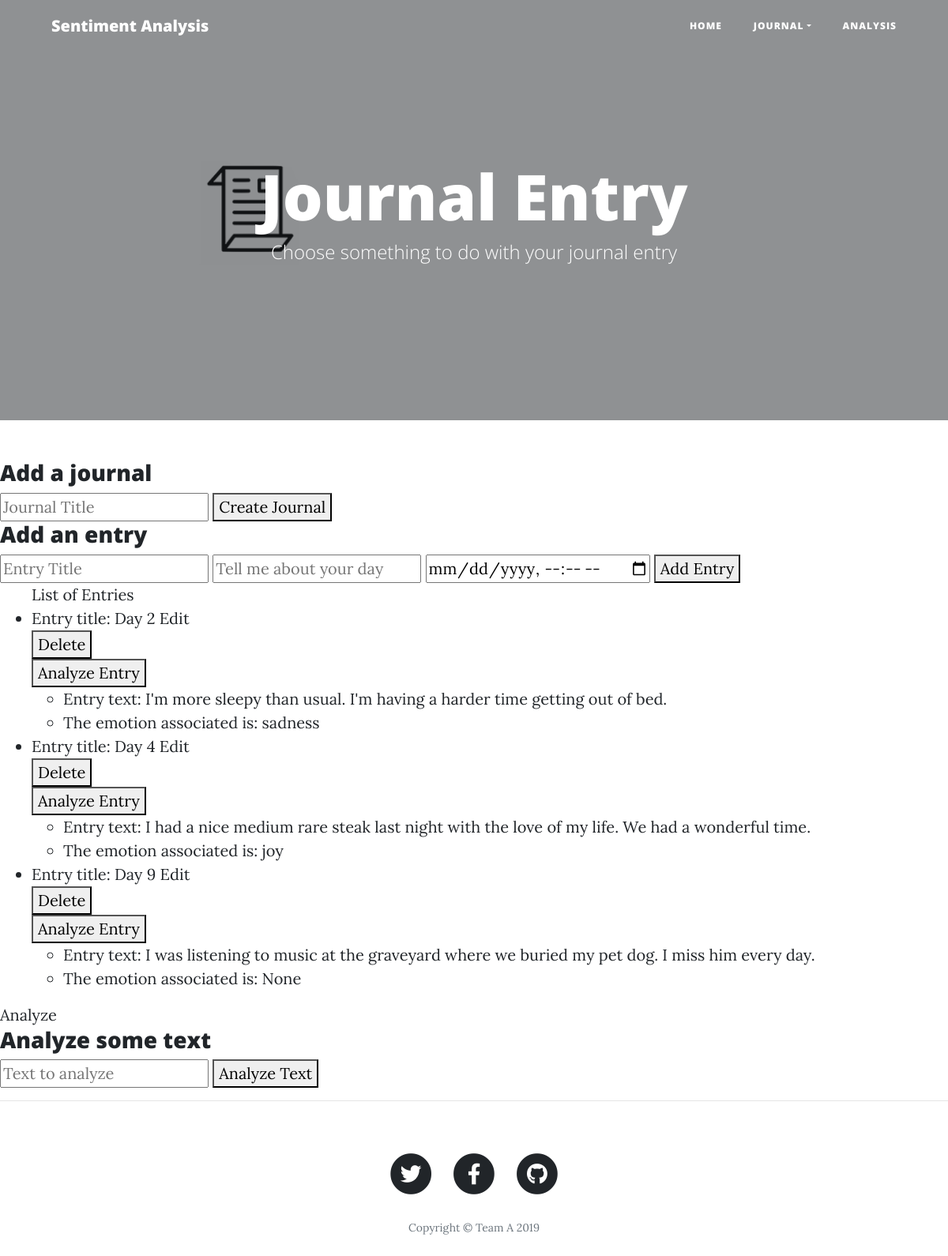
The page /journal on the database as committed earlier.
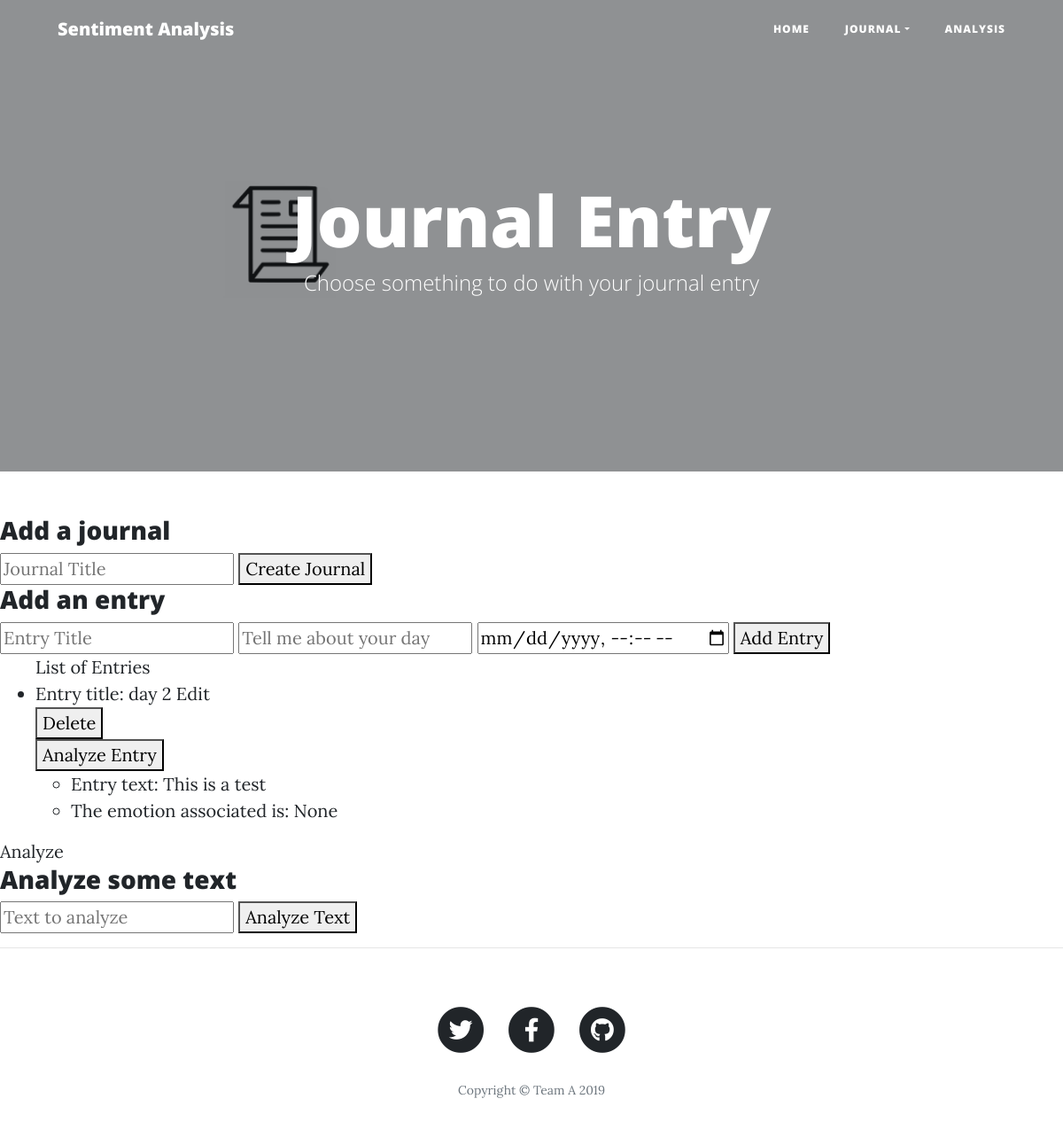
The same page on the database as committed later.
### app/main/models.py (models this page shows)
class JournalEntry(db.Model):
    __tablename__ = "JournalEntry"
    EntryID = db.Column(db.Integer, primary_key=True, nullable = False, autoincrement = True)
    EntryTitle = db.Column(db.String)
    EntryText = db.Column(db.String)
    Date_Time = db.Column(db.DateTime)
    EntryEmotion = db.Column(db.String)
    J_ID = db.Column(db.Integer, db.ForeignKey('Journal.JournalID'), nullable = False)

### app/main/routes.py (the view)
@bp.route('/journal', methods = ['GET', 'POST'])
def journal():
    entries = JournalEntry.query.all()
    return render_template('journal.html', entries = entries)

### app/main/templates/journal.html (shortened to what this page needs)
{% extends 'base.html' %}
{% block header %}
      <header class="masthead" style="background-image: url('/static/img/entry-b.jpg')">
        <div class="overlay"></div>
    <div class="container">
      <div class="row">
        <div class="col-lg-8 col-md-10 mx-auto">
          <div class="site-heading">
            <h1>Journal Entry</h1>
            <span class="subheading">Choose something to do with your journal entry</span>
          </div>
        </div>
      </div>
    </div>
  </header>
{% endblock %}
{% block content %}
<!DOCTYPE html>
<html>
<head>
</head>
<body>
    <h3>Add a journal</h3>
    <form action="{{url_for('main.create_journal')}}" method="post">
        <input type="text" name="title" placeholder="Journal Title">
        <button type="submit"> Create Journal </button>
    </form>
    <div class="journal-entry">
        <h3>Add an entry</h3>
        <form action="{{url_for('main.add', JournalID = 1 )}}" method="POST">
            <input type="text" name="title" placeholder="Entry Title">
            <input type="text" name="entry" placeholder="Tell me about your day">
            <input type="datetime-local" name="datetime" placeholder="datetime-local">
            <button type="submit" action="{{url_for('main.add', JournalID = 1)}}"> Add Entry </button>
        </form>
    </div>
    <ul>List of Entries
        {% for entry in entries %}
        <li>Entry title: {{entry.EntryTitle}} <a type="button"
                href="{{url_for('main.edit' , EntryID = entry.EntryID )}}">Edit </a>
            <form name="formtext" method="DELETE" action="{{url_for('main.delete', EntryID = entry.EntryID)}}">
                <button type="submit" action="{{url_for('main.delete', EntryID = entry.EntryID)}}">Delete</button>
            </form>
            <form name="analyze" method="POST" action="{{url_for('main.analyze_entry', EntryID = entry.EntryID)}}">
                <button type="submit" action="{{url_for('main.analyze_entry', EntryID = entry.EntryID)}}">Analyze Entry</button>
            </form>
        </li>
        <ul>
            <li>Entry text: {{entry.EntryText}} </li>
            <li>The emotion associated is: {{entry.EntryEmotion}}</li>
        </ul>
        {% endfor %}
    </ul>
    <a type = "button" href = "{{url_for('main.analyze_text')}}">Analyze</a>
    <div class="journal-entry">
        <h3>Analyze some text</h3>
        <form action="{{url_for('main.analyze_text')}}" method="post">
            <input type="text" name="entry" placeholder="Text to analyze">
            <button type="submit" action = "{{url_for('main.analyze_text')}}"> Analyze Text </button>
        </form>
    </div>
</body>
</html>{% endblock %}

### app/main/templates/base.html (shortened to what this page needs)
<!DOCTYPE html>
<html lang="en">
<head>
  <link href="/static/vendor/bootstrap/css/bootstrap.min.css" rel="stylesheet">
  <link href="/static/vendor/fontawesome-free/css/all.min.css" rel="stylesheet" type="text/css">
    <link rel="stylesheet" href="/static/vendor/fontawesome-free/css/all.min.css">
  <link href="/static/css/clean-blog.min.css" rel="stylesheet">
</head>
<body>
  <nav class="navbar navbar-expand-lg navbar-light fixed-top" id="mainNav">
    <div class="container">
      <a class="navbar-brand" href="">Sentiment Analysis</a>
      <div class="collapse navbar-collapse" id="navbarResponsive">
        <ul class="navbar-nav ml-auto">
          <li class="nav-item">
            <a class="nav-link" href="">Home</a>
          </li>
          <li class="nav-item dropdown">
            <a class="nav-link dropdown-toggle" href="#" id="navbarDropdown" role="button" data-toggle="dropdown" aria-haspopup="true" aria-expanded="false">
              Journal</a>
              </li>
          <li class="nav-item">
            <a class="nav-link" href="journal">Analysis</a>
          </li>
        </ul>
      </div>
    </div>
  </nav>
  {% block header%}{% endblock header %}
  {% block content %}{% endblock %}
  <hr>
  <footer>
    <div class="container">
      <div class="row">
        <div class="col-lg-8 col-md-10 mx-auto">
          <ul class="list-inline text-center">
            <li class="list-inline-item">
              <a href="#">
                <span class="fa-stack fa-lg">
                  <i class="fas fa-circle fa-stack-2x"></i>
                  <i class="fab fa-twitter fa-stack-1x fa-inverse"></i>
                </span>
              </a>
            </li>
            <li class="list-inline-item">
              <a href="#">
                <span class="fa-stack fa-lg">
                  <i class="fas fa-circle fa-stack-2x"></i>
                  <i class="fab fa-facebook-f fa-stack-1x fa-inverse"></i>
                </span>
              </a>
            </li>
            <li class="list-inline-item">
              <a href="#">
                <span class="fa-stack fa-lg">
                  <i class="fas fa-circle fa-stack-2x"></i>
                  <i class="fab fa-github fa-stack-1x fa-inverse"></i>
                </span>
              </a>
            </li>
          </ul>
          <p class="copyright text-muted">Copyright &copy; Team A 2019</p>
        </div>
      </div>
    </div>
  </footer>
</body>
</html>

Rows that differ between the two databases and show on the page:
removed JournalEntry: EntryTitle "Day 2", EntryText "I'm more sleepy than usual. I'm having a harder time getting out of bed.", EntryEmotion "sadness"
removed JournalEntry: EntryTitle "Day 4", EntryText "I had a nice medium rare steak last night with the love of my life. We had a wonderful time.", EntryEmotion "joy"
removed JournalEntry: EntryTitle "Day 9", EntryText "I was listening to music at the graveyard where we buried my pet dog. I miss him every day.", EntryEmotion "None"
added JournalEntry: EntryTitle "day 2", EntryText "This is a test", EntryEmotion "None"
